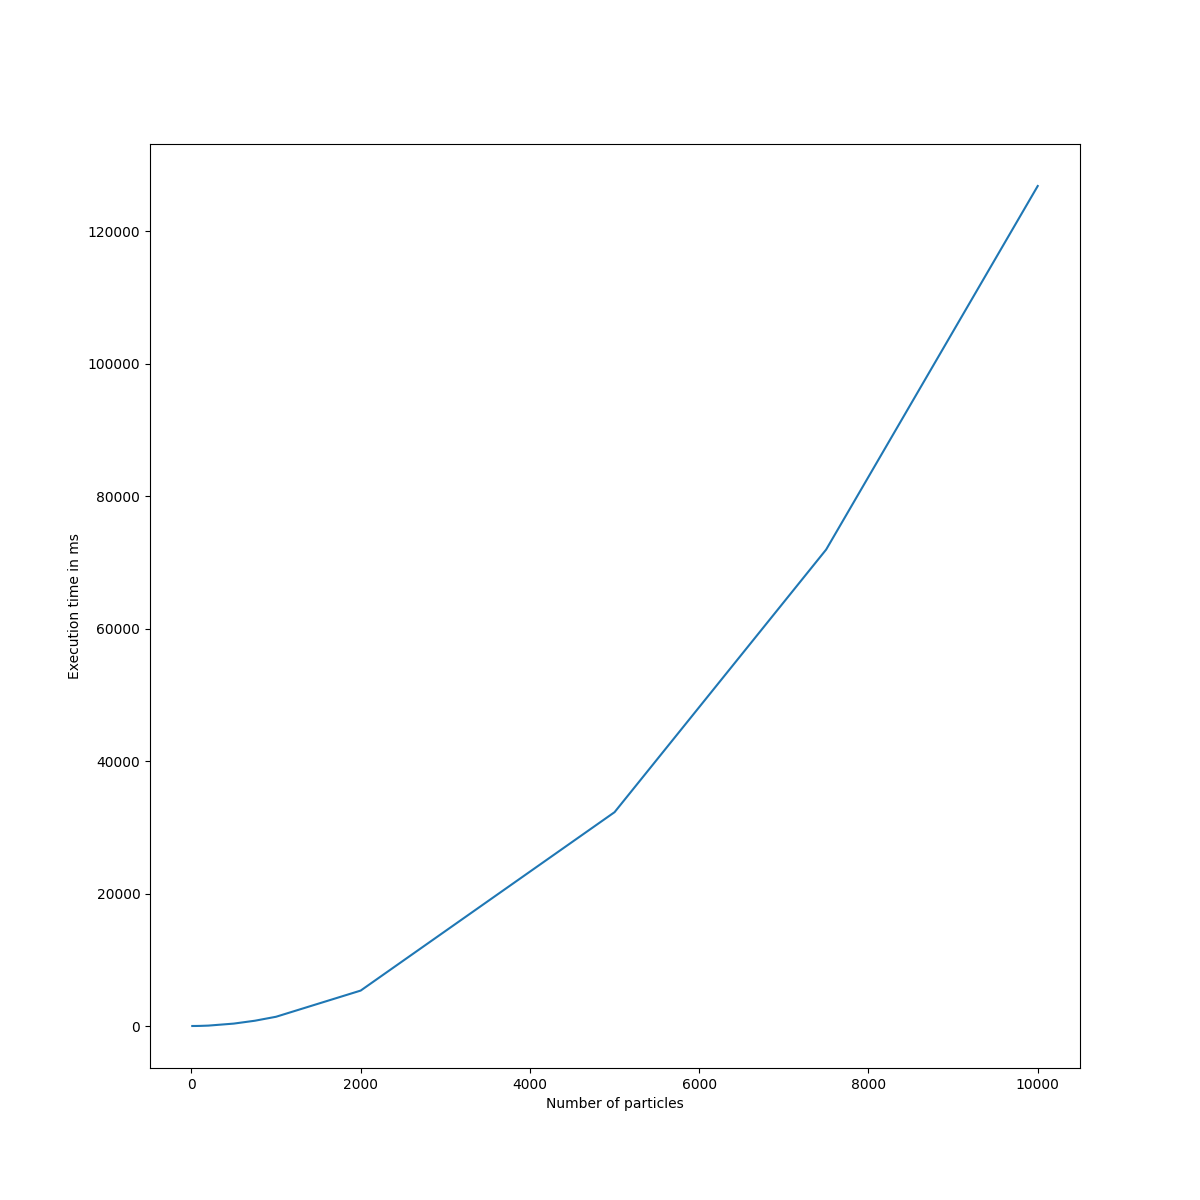

Source code (Python):
import matplotlib.pyplot as plt

sizes = [10, 50, 100, 200, 500, 750, 1000, 2000, 5000, 7500, 10000]
times = [0.159293, 3.76374, 14.9485, 59.3073, 362.14,
         796.893, 1395.35, 5348.05, 32282.5, 71925.5, 126811]

plt.figure(figsize=(12, 12))
plt.plot(sizes, times)
# plt.yscale('log')
plt.xlabel("Number of particles")
plt.ylabel("Execution time in ms")
plt.savefig('plot.png')
